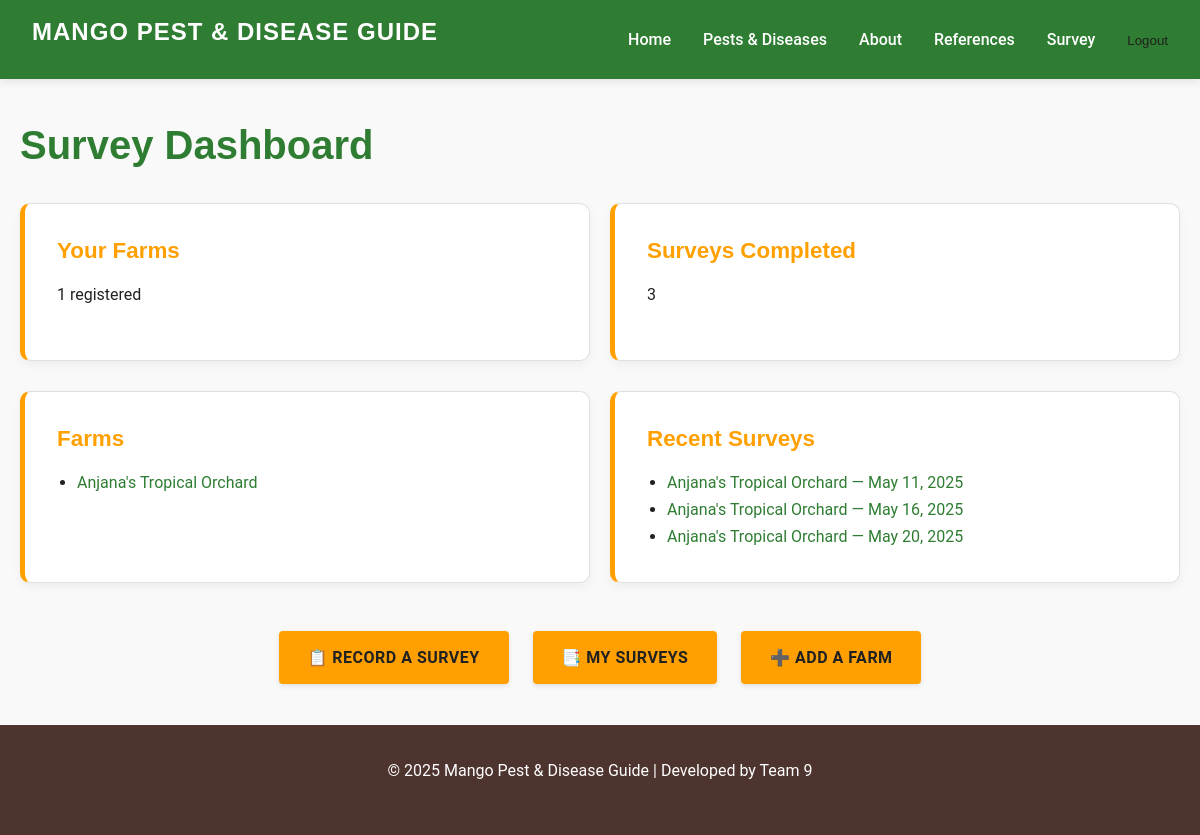
Page /survey/ (signed in) on the committed database.
### survey/models.py (models this page shows, shortened)
class Farm(models.Model):
    name = models.CharField(
        max_length=100,
        blank=False,
        help_text="Enter the farm's name."
    )
    farm_address = models.CharField(
        max_length=255,
        blank=True,
        help_text="Enter the farm's address."
    )
    owner = models.ForeignKey(
        User,
        on_delete=models.CASCADE,
        related_name='farms',
        help_text="Farm owner (user account)."
    )
    contact_number = models.CharField(
        max_length=20,
        blank=True,
        validators=[
            RegexValidator(
                regex=r'^\+?[\d\s\-]{7,20}$',
                message="Enter a valid phone number (digits, spaces, dashes, and optional leading +)."
            )
        ],
        help_text="Enter a valid contact number."
    )
    notes = models.TextField(
        blank=True,
        help_text="Additional notes (optional)."
    )
    land_area = models.DecimalField(
        max_digits=10,  # Total number of digits
        decimal_places=2,  # Number of digits after the decimal point
        blank=False,
        default=0.0,
        help_text="Land area (acres or hectares)."
    )
    num_trees_est = models.PositiveIntegerField(
        verbose_name="Number of Trees (Estimated)",
        default=0,
        blank=False,
        help_text="Estimated number of trees."
    )

class SurveillanceRecord(models.Model):
    farm = models.ForeignKey(
        Farm,
        on_delete=models.CASCADE,
        related_name='surveillance_records'
    )
    date = models.DateField(
        help_text="Select a date between 01/01/2000 and today."
    )
    time = models.TimeField(
        help_text="Select the time of inspection.",
        auto_now_add=True,
        null=False,
        blank=False
    )
    inspector = models.ForeignKey(
        User,
        on_delete=models.SET_NULL,
        null=True,
        blank=True,
        help_text="The user who conducted the surveillance."
    )
    num_trees_inspected = models.PositiveIntegerField(
        verbose_name="Number of Trees Inspected",
        default=0,
        help_text="Enter the number of trees inspected during this survey."
    )
    pests_found = models.ManyToManyField(
        Pest,
        blank=True,
        help_text="Select all pests found (if any)."
    )
    diseases_found = models.ManyToManyField(
        Disease,
        blank=True,
        help_text="Select all diseases found (if any)."
    )
    notes = models.TextField(
        blank=False,
        max_length=1000,
        help_text="Notes taken during survey. Type 'N/A' if none."
    )
    image = models.ImageField(
        upload_to='survey/',
        blank=True,
        null=True,
        help_text="Upload an image (optional)."
    )

### survey/views.py (the view)
# urls.py: path('', views.survey_home_view, name='survey_home'),
@login_required
def survey_home_view(request):
    user = request.user
    survey_count = SurveillanceRecord.objects.filter(inspector=user).count()
    user_surveys = SurveillanceRecord.objects.filter(inspector=user)
    user_farms = Farm.objects.filter(owner=user)
    farm_count = user_farms.count()
    context = {
        'survey_count': survey_count,
        'user_surveys': user_surveys,
        'user_farms': user_farms,
        'farm_count': farm_count,
    }
    return render(request, 'survey/survey_home.html', context)

### survey/templates/survey/survey_home.html
{% extends "base.html" %}
{% block content %}
  <section class="dashboard">
    <h2 class="dashboard-title">Survey Dashboard</h2>
    <div class="dashboard-cards">
      <div class="dashboard-card">
        <h3>Your Farms</h3>
        <p>{{ user_farms|length }} registered</p>
      </div>
      <div class="dashboard-card">
        <h3>Surveys Completed</h3>
        <p>{{ survey_count }}</p>
      </div>
    </div>
    <div class="dashboard-cards">
      <div class="dashboard-card">
        <h3>Farms</h3>
        <ul class="dashboard-list">
          {% for farm in user_farms %}
            <li>
              <a href="{% url 'farm_detail' farm.pk %}">
                {{ farm.name }}
              </a>
            </li>
          {% empty %}
            <li>No farms joined.</li>
          {% endfor %}
        </ul>
      </div>
      <div class="dashboard-card">
        <h3>Recent Surveys</h3>
        <ul class="dashboard-list">
          {% for survey in user_surveys|slice:":5" %}
            <li>
              <a href="{% url 'survey_detail_view' survey.pk %}">
                {{ survey.farm.name }} — {{ survey.date }}
              </a>
            </li>
          {% empty %}
            <li>No surveys submitted yet.</li>
          {% endfor %}
        </ul>
      </div>
    </div>
    <div class="dashboard-links">
      <a href="{% url 'create_surveillancerecord_view' %}" class="btn">
        📋 Record a Survey
      </a>
      <a href="{% url 'my_surveys_view' %}" class="btn btn-green">
        📑 My Surveys
      </a>
      <a href="{% url 'add_farm_view' %}" class="btn btn-blue">
        ➕ Add a Farm
      </a>
    </div>
  </section>
{% endblock %}

### static/css/style.css (style rules this page uses)
:root { --primary-green: #2e7d32; --secondary-green: #388e3c; --light-green: #c8e6c9; --primary-yellow: #ffa000; --secondary-yellow: #ffb300; --light-yellow: #fff8e1; --dark-brown: #4e342e; --light-gray: #f5f5f5; --white: #ffffff; --text-dark: #212121; --text-medium: #424242; --text-light: #757575; --font-main: 'Roboto', 'Segoe UI', sans-serif; --font-headings: 'Montserrat', 'Arial', sans-serif; }
* { margin: 0; padding: 0; box-sizing: border-box; }
body { font-family: var(--font-main); font-size: 16px; line-height: 1.7; color: var(--text-dark); background-color: var(--white); }
h1, h2, h3, h4, h5, h6 { font-family: var(--font-headings); font-weight: 600; line-height: 1.3; margin-bottom: 1rem; }
p { margin-bottom: 1.2rem; }
a { text-decoration: none; color: var(--primary-green); transition: all 0.3s ease; }
section { padding: 3rem 0; }
.btn { display: inline-block; background-color: var(--primary-yellow); color: var(--text-dark); font-weight: 600; padding: 0.8rem 1.8rem; border-radius: 4px; border: none; cursor: pointer; transition: all 0.3s ease; text-align: center; text-transform: uppercase; letter-spacing: 0.5px; box-shadow: 0 2px 5px rgba(0, 0, 0, 0.1); }
.dashboard { padding: 40px 20px; background-color: #f9f9f9; }
.dashboard-title { font-size: 2.5rem; color: var(--primary-green); margin-bottom: 2rem; }
.dashboard-cards { display: flex; gap: 20px; flex-wrap: wrap; margin-bottom: 30px; }
.dashboard-card { flex: 1 1 250px; width: 250px; background-color: var(--white); border: 1px solid #e0e0e0; border-left: 5px solid #ffa000; padding: 2rem; border-radius: 10px; box-shadow: 0 4px 10px rgba(0, 0, 0, 0.05); transition: all 0.3s ease; }
.dashboard-card h3 { color: var(--primary-yellow); margin-bottom: 1rem; font-size: 1.4rem; }
.dashboard-list { list-style-type: disc; padding-left: 20px; }
.dashboard-links { margin-top: 3rem; display: flex; justify-content: center; gap: 1.5rem; }
html, body { height: 100%; margin: 0; }
body { display: flex; flex-direction: column; }

### rows in the picture
Farm: name "Anjana's Tropical Orchard"
SurveillanceRecord: farm.name "Anjana's Tropical Orchard", date "May 11, 2025"
SurveillanceRecord: farm.name "Anjana's Tropical Orchard", date "May 16, 2025"
SurveillanceRecord: farm.name "Anjana's Tropical Orchard", date "May 20, 2025"

### other values in the picture
{{ user_farms|length }} "1"
{{ survey_count }} "3"
